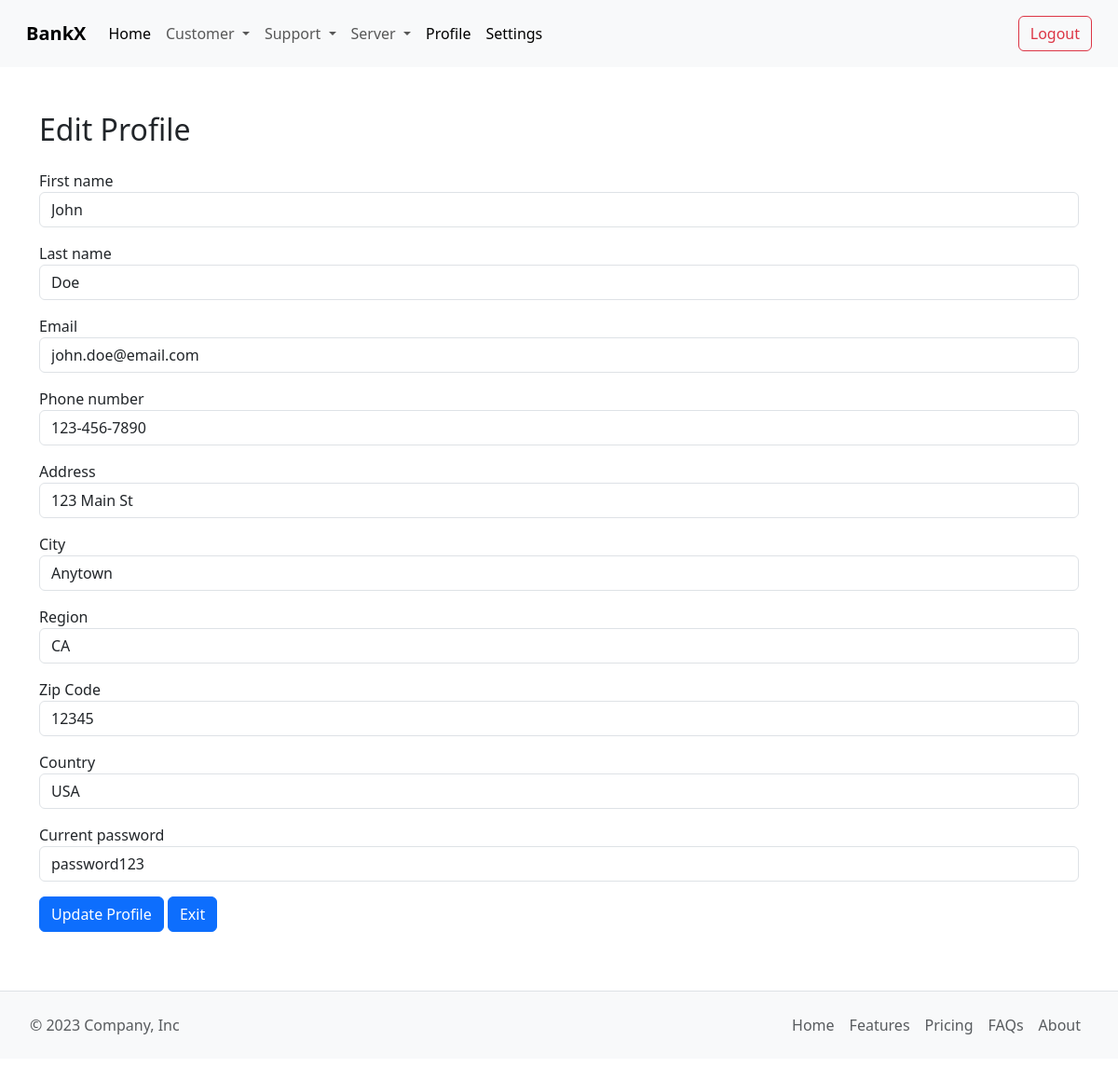
/Admin/customer_edit.php?id=1 (signed in), run on the app's committed database.
### tables this page shows
CREATE TABLE `Customers` (
    `CustomerID` INT PRIMARY KEY AUTO_INCREMENT,
    `FirstName` VARCHAR(50) NOT NULL,
    `LastName` VARCHAR(50) NOT NULL,
    `Email` VARCHAR(100) NOT NULL,
    `PhoneNumber` VARCHAR(100) NOT NULL,
    `Password` VARCHAR(100) NOT NULL,
    `Address` VARCHAR(255),
    `City` VARCHAR(50),
    `State` VARCHAR(50),
    `ZipCode` VARCHAR(10),
    `Country` VARCHAR(50),
    `RegistrationDate` DATE NOT NULL
);

### src/Admin/customer_edit.php (the view, shortened to what this page needs)
<?php
include("include/header.php");
require_once("../Modules/config.php");
$userid = $_GET['id'];
$stmt = $conn->prepare("SELECT * FROM `Customers` WHERE `CustomerID` = :userid");
$stmt->bindValue(":userid", $userid, PDO::PARAM_INT);
$stmt->execute();
$result = $stmt->fetchAll(PDO::FETCH_ASSOC);
?>
<div class="container mt-5" style="padding-bottom: 10rem;">
    <h2>Edit Profile</h2>
    <form action="customer_edit_process.php" method="POST">
        <?php
        foreach($result as $row) {
        ?>
        <div class="form-group" style="padding-top: 1rem;">
            <label for="firstname">First name</label>
            <input type="text" class="form-control" id="firstname" name="firstname" placeholder="First name" value="<?php echo $row['FirstName']; ?>">
        </div>
        <div class="form-group" style="padding-top: 1rem;">
            <label for="lastname">Last name</label>
            <input type="text" class="form-control" id="lastname" name="lastname" placeholder="Last name" value="<?php echo $row['LastName']; ?>">
        </div>
        <div class="form-group" style="padding-top: 1rem;">
            <label for="email">Email</label>
            <input type="text" class="form-control" id="email" name="email" placeholder="Email" value="<?php echo $row['Email'] ?>">
        </div>
        <div class="form-group" style="padding-top: 1rem;">
            <label for="phone">Phone number</label>
            <input type="text" class="form-control" id="phone" name="phone" placeholder="Phone number" value="<?php echo $row['PhoneNumber']; ?>">
        </div>
        <div class="form-group" style="padding-top: 1rem;">
            <label for="address">Address</label>
            <input type="text" class="form-control" id="address" name="address" placeholder="Address" value="<?php echo $row['Address']; ?>">
        </div>
        <div class="form-group" style="padding-top: 1rem;">
            <label for="city">City</label>
            <input type="text" class="form-control" id="city" name="city" placeholder="City" value="<?php echo $row['City']; ?>">
        </div>
        <div class="form-group" style="padding-top: 1rem;">
            <label for="region">Region</label>
            <input type="text" class="form-control" id="region" name="region" placeholder="Region" value="<?php echo $row['State']; ?>">
        </div>
        <div class="form-group" style="padding-top: 1rem;">
            <label for="zipcode">Zip Code</label>
            <input type="text" class="form-control" id="zipcode" name="zipcode" placeholder="Zip code" value="<?php echo $row['ZipCode']; ?>">
        </div>
        <div class="form-group" style="padding-top: 1rem;">
            <label for="country">Country</label>
            <input type="text" class="form-control" id="country" name="country" placeholder="Country" value="<?php echo $row['Country']; ?>">
        </div>
        <div class="form-group" style="padding-top: 1rem;">
            <label for="oldpassword">Current password</label>
            <input type="text" class="form-control" id="currentpassword" name="currentpassword" placeholder="Current password" value="<?php echo $row['Password']; ?>">
        </div>
        <div style="padding-top: 1rem;">
            <button type="submit" class="btn btn-primary">Update Profile</button>
            <a href="index.php" class="btn btn-primary">Exit</a>
        </div>
        <?php
        }
        ?>
    </form>
</div>
<?php
include("include/footer.php");
?>

### data on the page
customers: firstname "John", lastname "Doe", email "john.doe@email.com", phone "123-456-7890", address "123 Main St", city "Anytown", region "CA", zipcode "12345", country "USA", currentpassword "password123"
